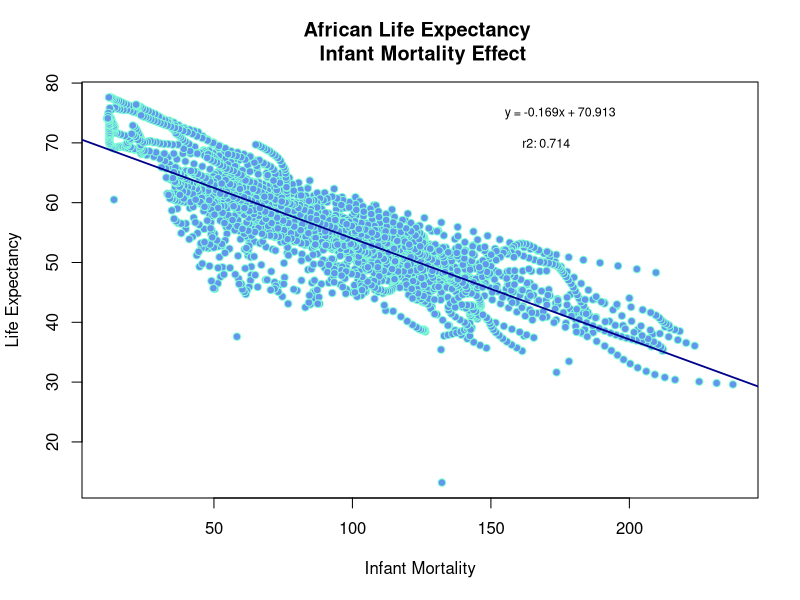
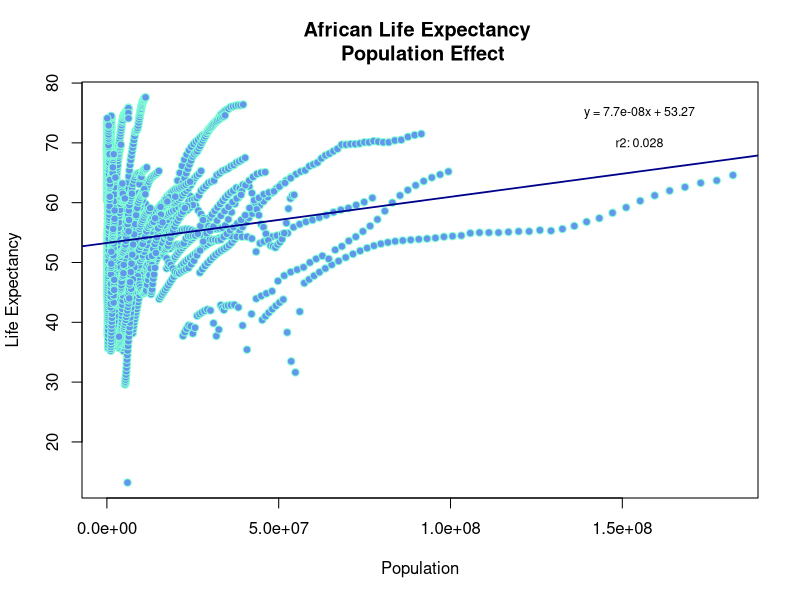
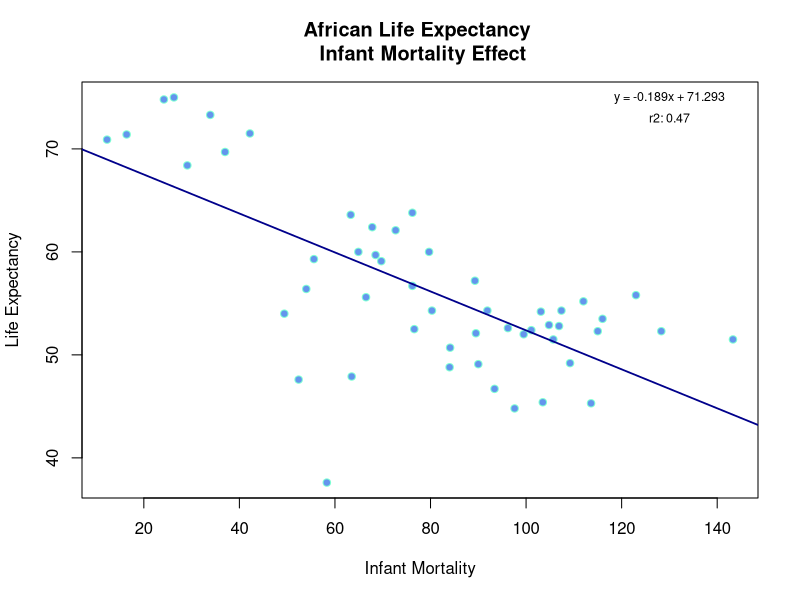
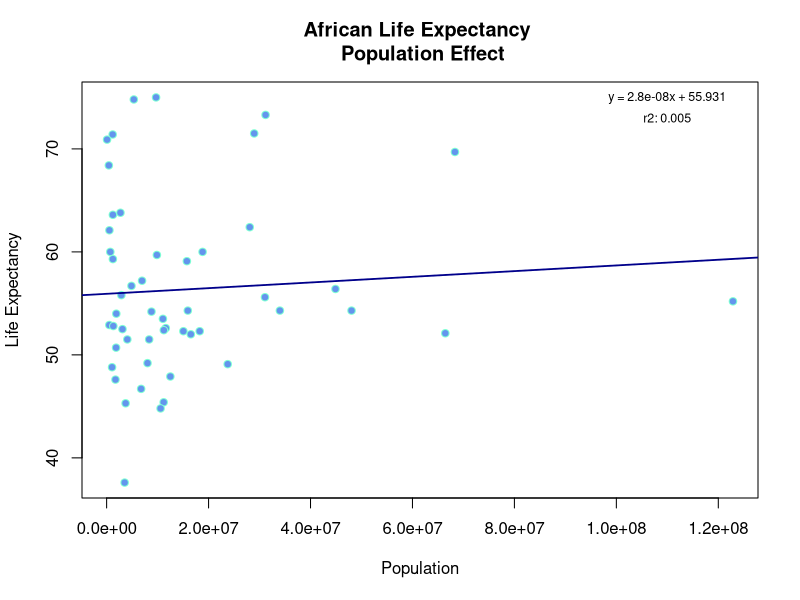
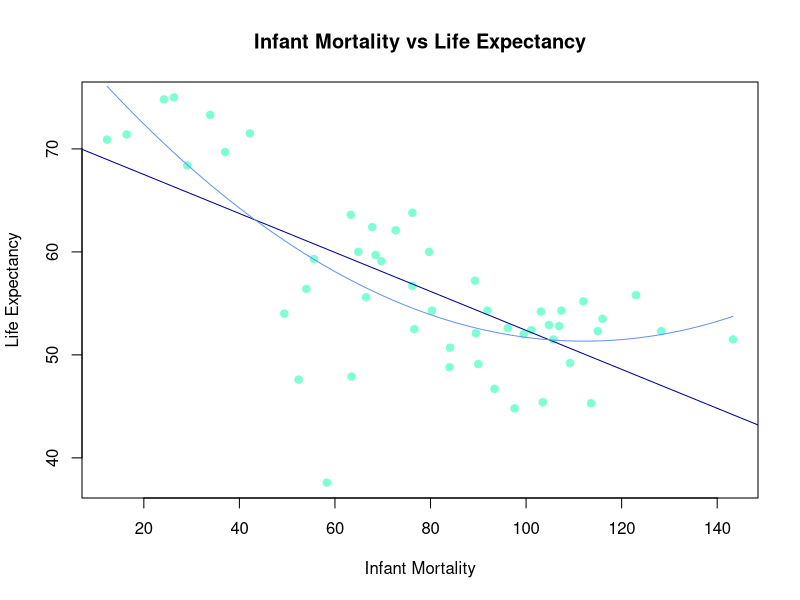
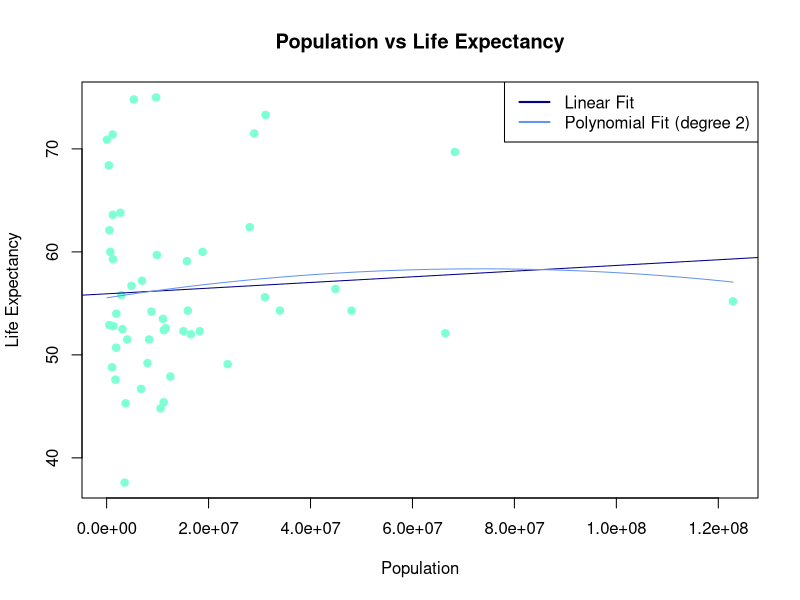

The R script that drew these images, in order:
## ---- chunk 1
update.packages('dslabs')
library(dslabs) # to import dataset
library(tidyverse) # data aggregation
library(dplyr) # data aggregation? 
data(gapminder)
## ---- chunk 2
help("gapminder")
## ---- chunk 3
str(gapminder)
## ---- chunk 4
summary(gapminder)
## ---- chunk 5
class(gapminder)
## ---- chunk 6
africadata = filter(gapminder, continent == 'Africa')
head(africadata)
## ---- chunk 7
str(africadata)
## ---- chunk 8
summary(africadata)
## ---- chunk 9
infant_survival_rate = africadata %>%
  select(infant_mortality, life_expectancy)
head(infant_survival_rate)
## ---- chunk 10
str(infant_survival_rate)
## ---- chunk 11
summary(infant_survival_rate)
## ---- chunk 12
african_mortality = africadata %>%
  select(population, life_expectancy)
head(african_mortality)
## ---- chunk 13
str(african_mortality)
## ---- chunk 14
summary(african_mortality)
## ---- chunk 15
regression = lm(infant_survival_rate$life_expectancy ~ infant_survival_rate$infant_mortality)
rsq <- function(x, y) summary(lm(infant_survival_rate$life_expectancy ~ infant_survival_rate$infant_mortality))$r.squared
r_square = round(rsq(obs, mod), 3)
# summary(regression)$coefficients - keep to sanity check
coeff = round(summary(regression)$coefficients[2],3)
y_int = round(summary(regression)$coefficients[1],3)
plot(
  infant_survival_rate$infant_mortality,
  infant_survival_rate$life_expectancy,
  main='African Life Expectancy \n Infant Mortality Effect',
  xlab='Infant Mortality',
  ylab='Life Expectancy',
   col='aquamarine', 
   bg='cornflowerblue', 
   pch = 21,
)
# rsq_str = expression(paste("r"^"2:"))
rsq_str = "r2: "
text(175, 75, paste0('y = ', coeff, 'x + ', y_int), cex=0.75)
text(170, 70, paste0(rsq_str, r_square), cex=0.75)
abline(
  lm(
    infant_survival_rate$life_expectancy ~ infant_survival_rate$infant_mortality),
  col='darkblue',
  lwd=1.75)
## ---- chunk 16
regression = lm(african_mortality$life_expectancy ~ african_mortality$population)
rsq <- function(x, y) summary(lm(african_mortality$life_expectancy ~ african_mortality$population))$r.squared
r_square = round(rsq(obs, mod), 3)
# summary(regression)$coefficients - keep to sanity check
coeff = round(summary(regression)$coefficients[2],9)
y_int = round(summary(regression)$coefficients[1],3)
plot(
  african_mortality$population,
  african_mortality$life_expectancy,
  main='African Life Expectancy \n Population Effect',
  xlab='Population',
  ylab='Life Expectancy',
  col='aquamarine', 
  bg='cornflowerblue', 
  pch = 21,
)
# rsq_str = expression(paste("r"^"2:"))
rsq_str = "r2: "
text(155000000, 75, paste0('y = ', coeff, 'x + ', y_int), cex=0.75)
text(155000000, 70, paste0(rsq_str, r_square), cex=0.75)
abline(
lm(
  african_mortality$life_expectancy ~ african_mortality$population),
col='darkblue',
lwd=1.75)
## ---- chunk 17
miss_inf_mort_rows = africadata %>%
  filter(is.na(infant_mortality))
head(miss_inf_mort_rows)
## ---- chunk 18
miss_inf_mort_yrs = miss_inf_mort_rows %>%
  group_by(year) %>%
  count(infant_mortality)
miss_inf_mort_yrs
## ---- chunk 19
africadata2000 = filter(africadata, year == 2000)
africadata2000
## ---- chunk 20
str(africadata2000)
## ---- chunk 21
summary(africadata2000)
## ---- chunk 22
african_mortality2000 = africadata2000 %>%
  select(population, life_expectancy)
head(african_mortality2000)
## ---- chunk 23
infant_survival_rate2000 = africadata2000 %>%
  select(infant_mortality, life_expectancy)
head(african_mortality2000)
## ---- chunk 24
regression = lm(infant_survival_rate2000$life_expectancy ~ infant_survival_rate2000$infant_mortality)
rsq <- function(x, y) summary(lm(infant_survival_rate2000$life_expectancy ~ infant_survival_rate2000$infant_mortality))$r.squared
r_square = round(rsq(obs, mod), 3)
# summary(regression)$coefficients - keep to sanity check
coeff = round(summary(regression)$coefficients[2],3)
y_int = round(summary(regression)$coefficients[1],3)
plot(
  infant_survival_rate2000$infant_mortality,
  infant_survival_rate2000$life_expectancy,
  main='African Life Expectancy \n Infant Mortality Effect',
  xlab='Infant Mortality',
  ylab='Life Expectancy',
   col='aquamarine', 
   bg='cornflowerblue', 
   pch = 21,
)
# rsq_str = expression(paste("r"^"2:"))
rsq_str = "r2: "
text(130, 75, paste0('y = ', coeff, 'x + ', y_int), cex=0.75)
text(130, 73, paste0(rsq_str, r_square), cex=0.75)
abline(
  lm(
    infant_survival_rate2000$life_expectancy ~ infant_survival_rate2000$infant_mortality),
  col='darkblue',
  lwd=1.75)
## ---- chunk 25
regression = lm(african_mortality2000$life_expectancy ~ african_mortality2000$population)
rsq <- function(x, y) summary(lm(african_mortality2000$life_expectancy ~ african_mortality2000$population))$r.squared
r_square = round(rsq(obs, mod), 3)
# summary(regression)$coefficients - keep to sanity check
coeff = round(summary(regression)$coefficients[2],9)
y_int = round(summary(regression)$coefficients[1],3)
plot(
  african_mortality2000$population,
  african_mortality2000$life_expectancy,
  main='African Life Expectancy \n Population Effect',
  xlab='Population',
  ylab='Life Expectancy',
  col='aquamarine', 
  bg='cornflowerblue', 
  pch = 21,
)
# rsq_str = expression(paste("r"^"2:"))
rsq_str = "r2: "
text(110000000, 75, paste0('y = ', coeff, 'x + ', y_int), cex=0.75)
text(110000000, 73, paste0(rsq_str, r_square), cex=0.75)
abline(
lm(
  african_mortality2000$life_expectancy ~ african_mortality2000$population),
col='darkblue',
lwd=1.75)
## ---- chunk 26
fit1 = lm(infant_survival_rate2000$life_expectancy ~ infant_survival_rate2000$infant_mortality)
summary(fit1)
## ---- chunk 27
fit1 = lm(life_expectancy ~ log(infant_mortality), data=infant_survival_rate2000)
summary(fit1)
## ---- chunk 28
# Linear regression
fit1 = lm(life_expectancy ~ infant_mortality, data=infant_survival_rate2000)
summary(fit1)

# Polynomial regression of degree 2
fit2 = lm(life_expectancy ~ poly(infant_mortality, 2), data=infant_survival_rate2000)
summary(fit2)

# Plotting
plot(
  infant_survival_rate2000$infant_mortality,
  infant_survival_rate2000$life_expectancy,
  main='Infant Mortality vs Life Expectancy',
  xlab='Infant Mortality',
  ylab='Life Expectancy',
  col='aquamarine',
  pch=19
)

# Add linear regression line
abline(fit1, col='darkblue')

# Add polynomial regression line
new_data <- data.frame(infant_mortality = seq(min(infant_survival_rate2000$infant_mortality), max(infant_survival_rate2000$infant_mortality), length.out=100))
lines(new_data$infant_mortality, predict(fit2, new_data), col='cornflowerblue')

## ---- chunk 29
fit2 = lm(african_mortality2000$life_expectancy ~ african_mortality2000$population)
summary(fit2)
## ---- chunk 30
# Logarithmic regression
fit2 = lm(life_expectancy ~ log(population), data=african_mortality2000)
summary(fit2)

## ---- chunk 31
# Linear regression
fit1 = lm(life_expectancy ~ population, data=african_mortality2000)
summary(fit1)

# Polynomial regression of degree 2
fit2 = lm(life_expectancy ~ poly(population, 2), data=african_mortality2000)
summary(fit2)

# Plotting
plot(
  african_mortality2000$population,
  african_mortality2000$life_expectancy,
  main='Population vs Life Expectancy',
  xlab='Population',
  ylab='Life Expectancy',
  col='aquamarine',
  pch=19
)

# Add linear regression line
abline(fit1, col='darkblue')

# Add polynomial regression line
new_data <- data.frame(population = seq(min(african_mortality2000$population), 
                                        max(african_mortality2000$population), length.out=100))
lines(new_data$population, predict(fit2, new_data), col='cornflowerblue')

# Add a legend to differentiate the lines
legend("topright", legend=c("Linear Fit", "Polynomial Fit (degree 2)"), col=c("darkblue", "cornflowerblue"), lwd=2)
